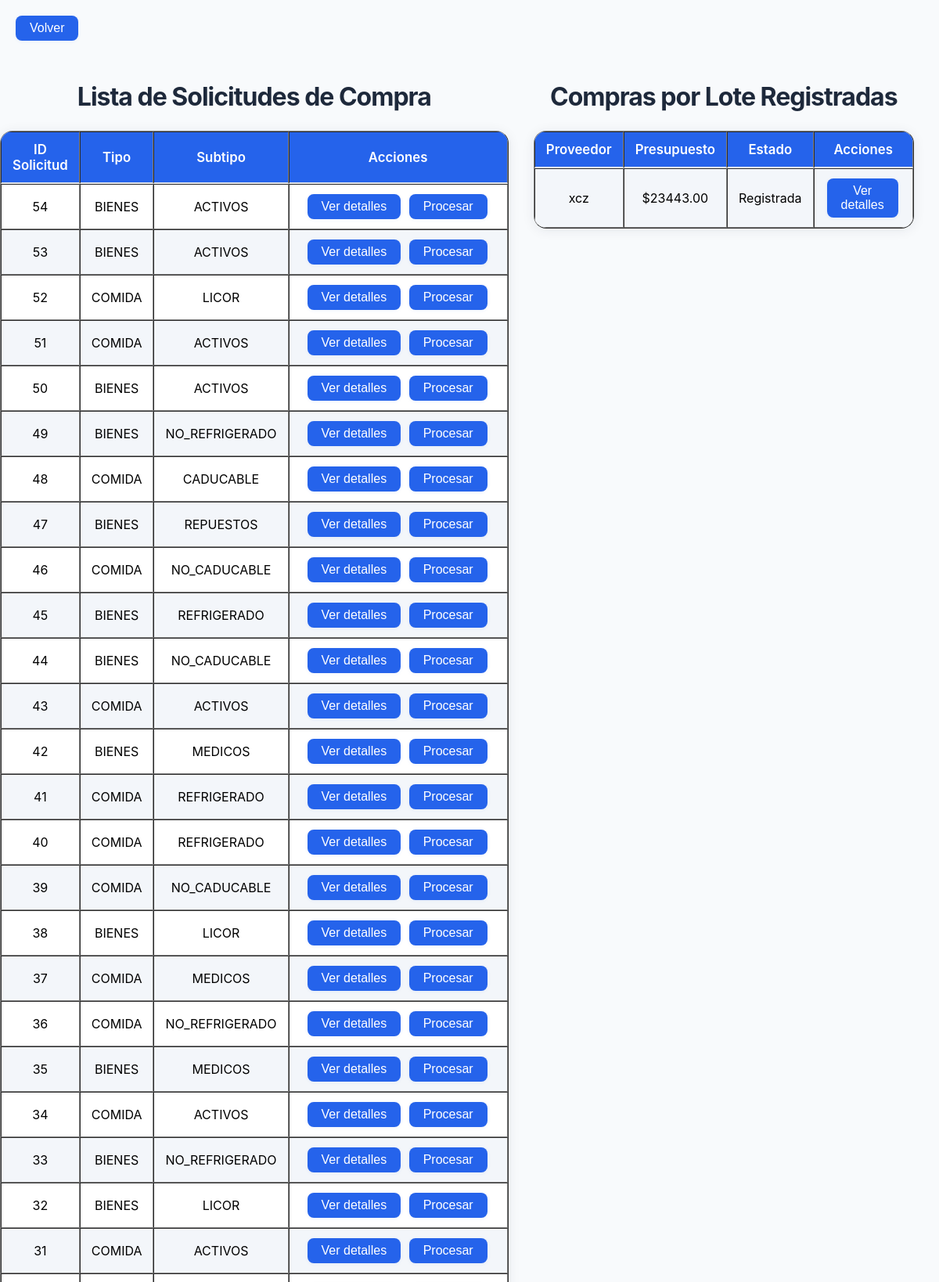
/solicitudes/ (upper part), run on the app's committed database.
### compras/models.py (models this page shows)
class SolicitudSubtipo(models.Model):
    id = models.AutoField(primary_key=True)
    tipo = models.CharField(max_length=50)
    subtipo = models.CharField(max_length=50)
    procesada = models.BooleanField(default=False)

class CompraLote(models.Model):
    ESTADO_CHOICES = [
        ('registrada', 'Registrada'),
        ('espera_revision', 'En espera por revisión'),
        ('exitosa', 'Exitosa'),
        ('defectuosa', 'Defectuosa'),
        ('cancelada', 'Cancelada'),
    ]
    empresa_nombre = models.CharField(max_length=100)
    empresa_contacto = models.CharField(max_length=100)
    empresa_ubicacion = models.CharField(max_length=100)
    proveedor = models.ForeignKey('Proveedores', on_delete=models.PROTECT)
    puerto_entrega = models.CharField(max_length=100)
    notas_compra = models.TextField(blank=True)
    presupuesto_lote = models.DecimalField(max_digits=15, decimal_places=2)
    estado = models.CharField(max_length=20, choices=ESTADO_CHOICES, default='registrada')
    fecha = models.DateTimeField(auto_now_add=True)
    solicitud = models.ForeignKey('SolicitudSubtipo', null=True, blank=True, on_delete=models.SET_NULL, related_name='lotes')

class Proveedores(models.Model):
    paises= [
    ]
    TIPO_CHOICES = [
        ('COMIDA', 'Comida'),
        ('BIENES', 'Bienes'),
    ]
    SUBTIPO_CHOICES = [
        ('CADUCABLE', 'Caducable'),
        ('NO_CADUCABLE', 'No caducable'),
        ('REFRIGERADO', 'Refrigerado'),
        ('NO_REFRIGERADO', 'No refrigerado'),
        ('BEBIDA', 'Bebida'),
        ('LICOR', 'Licor'),
        ('REPUESTOS', 'Repuestos'),
        ('LIMPIEZA', 'Materiales de limpieza'),
        ('MEDICOS', 'Materiales médicos'),
        ('ACTIVOS', 'Bienes activos'),
    ]
    name = models.CharField(max_length=100)
    service_or_product = models.CharField(max_length=100)
    categorie = models.CharField(max_length=100)
    contact = models.CharField(max_length=100)
    countries = models.ManyToManyField(Paises)
    sucursal = models.CharField(max_length=100)
    tipo = models.CharField(max_length=20, choices=TIPO_CHOICES, default='BIENES')
    subtipo = models.CharField(max_length=20, choices=SUBTIPO_CHOICES, blank=True, null=True)

### compras/views.py (the view, shortened to what this page needs)
# urls.py: path('solicitudes/', lista_solicitudes_view, name='lista_solicitudes'),
def lista_solicitudes_view(request):
    from .models import CompraLote
    solicitudes = SolicitudSubtipo.objects.filter(procesada=False).order_by('-id')
    compras_lote = CompraLote.objects.exclude(estado__in=['exitosa', 'defectuosa', 'cancelada']).order_by('-fecha')
    return render(request, 'lista_solicitudes.html', {'solicitudes': solicitudes, 'compras_lote': compras_lote})

### compras/templates/lista_solicitudes.html (shortened to what this page needs)
{% load static %}
<!DOCTYPE html>
<html lang="es">
<head>
    <link rel="stylesheet" href="{% static 'styles/styles_compras.css' %}">
    <link rel="stylesheet" href="{% static 'styles/lista_solicitudes.css' %}">
</head>
<body>
    <a href="{% url 'dashboard' %}"><button class="volver">Volver</button></a>
    <div style="display: flex; flex-direction: row; justify-content: space-around;">
        <div class="solicitudes">
            <h2>Lista de Solicitudes de Compra</h2>
            <table border="1">
                <thead>
                    <tr>
                        <th>ID Solicitud</th>
                        <th>Tipo</th>
                        <th>Subtipo</th>
                        <th style="min-width: 250px;">Acciones</th>
                    </tr>
                </thead>
                <tbody>
                    {% for solicitud in solicitudes %}
                    <tr>
                        <td>{{ solicitud.id }}</td>
                        <td>{{ solicitud.tipo }}</td>
                        <td>{{ solicitud.subtipo }}</td>
                        <td>
                            <a href="{% url 'detalle_solicitud' solicitud.id %}"><button>Ver detalles</button></a>
                            <a href="{% url 'procesar_materiales_solicitud' solicitud.id %}"><button {% if solicitud.procesada %}disabled{% endif %}>Procesar</button></a>
                        </td>
                    </tr>
                    {% empty %}
                    <tr><td colspan="5">No hay solicitudes registradas.</td></tr>
                    {% endfor %}
                </tbody>
            </table>
        </div>
        <div class="compras">
            <h2>Compras por Lote Registradas</h2>
            <table border="1">
                <tr>
                    <th>Proveedor</th>
                    <th>Presupuesto</th>
                    <th>Estado</th>
                    <th>Acciones</th>
                </tr>
                {% for compra in compras_lote %}
                <tr>
                    <td>{{ compra.proveedor.name }}</td>
                    <td>${{ compra.presupuesto_lote }}</td>
                    <td>
                        {{ compra.get_estado_display }}
                    </td>
                    <td>
                        <a href="{% url 'detalle_compra_lote' compra.id %}"><button>Ver detalles</button></a>
                    </td>
                </tr>
                {% empty %}
                <tr><td colspan="5">No hay compras registradas.</td></tr>
                {% endfor %}
            </table>
        </div>
    </div>
</body>
</html>

### compras/static/styles/styles_compras.css (style rules this page uses)
body { font-family: 'Inter', 'Segoe UI', Tahoma, Geneva, Verdana, sans-serif; margin: 0; padding: 0; background: #f8fafc; min-height: 100vh; }

### compras/static/styles/lista_solicitudes.css (style rules this page uses)
.volver { margin: 20px; }
.compras, .solicitudes { flex: 1; }
body { background: #f8fafc; font-family: 'Inter', 'Segoe UI', Tahoma, Geneva, Verdana, sans-serif; margin: 0; padding: 0; }
h2 { margin-top: 32px; margin-bottom: 24px; color: #1e293b; font-size: 2rem; font-weight: 700; letter-spacing: -1px; text-align: center; }
table { width: 80%; margin: 0 auto; border-collapse: separate; border-spacing: 0; background: #fff; border-radius: 16px; box-shadow: 0 2px 16px rgba(30,41,59,0.08); overflow: hidden; }
th, td { padding: 12px 14px; text-align: center; }
th { background: #2563eb; color: #fff; font-weight: 600; font-size: 1.05rem; border-bottom: 2px solid #e5e7eb; }
tr:nth-child(even) td { background: #f3f6fa; }
button { background: #2563eb; color: #fff; border: none; border-radius: 8px; padding: 7px 18px; font-size: 1rem; font-weight: 500; cursor: pointer; margin: 0 2px; transition: background 0.2s, box-shadow 0.2s; box-shadow: 0 1px 4px rgba(37,99,235,0.08); }
a button { margin-right: 4px; }
a { text-decoration: none; }

### data on the page
SolicitudSubtipo: id "54", tipo "BIENES", subtipo "ACTIVOS"
SolicitudSubtipo: id "53", tipo "BIENES", subtipo "ACTIVOS"
SolicitudSubtipo: id "52", tipo "COMIDA", subtipo "LICOR"
SolicitudSubtipo: id "51", tipo "COMIDA", subtipo "ACTIVOS"
SolicitudSubtipo: id "50", tipo "BIENES", subtipo "ACTIVOS"
SolicitudSubtipo: id "49", tipo "BIENES", subtipo "NO_REFRIGERADO"
SolicitudSubtipo: id "48", tipo "COMIDA", subtipo "CADUCABLE"
SolicitudSubtipo: id "47", tipo "BIENES", subtipo "REPUESTOS"
SolicitudSubtipo: id "46", tipo "COMIDA", subtipo "NO_CADUCABLE"
SolicitudSubtipo: id "45", tipo "BIENES", subtipo "REFRIGERADO"
SolicitudSubtipo: id "44", tipo "BIENES", subtipo "NO_CADUCABLE"
SolicitudSubtipo: id "43", tipo "COMIDA", subtipo "ACTIVOS"
SolicitudSubtipo: id "42", tipo "BIENES", subtipo "MEDICOS"
SolicitudSubtipo: id "41", tipo "COMIDA", subtipo "REFRIGERADO"
SolicitudSubtipo: id "40", tipo "COMIDA", subtipo "REFRIGERADO"
SolicitudSubtipo: id "39", tipo "COMIDA", subtipo "NO_CADUCABLE"
SolicitudSubtipo: id "38", tipo "BIENES", subtipo "LICOR"
SolicitudSubtipo: id "37", tipo "COMIDA", subtipo "MEDICOS"
SolicitudSubtipo: id "36", tipo "COMIDA", subtipo "NO_REFRIGERADO"
SolicitudSubtipo: id "35", tipo "BIENES", subtipo "MEDICOS"
SolicitudSubtipo: id "34", tipo "COMIDA", subtipo "ACTIVOS"
SolicitudSubtipo: id "33", tipo "BIENES", subtipo "NO_REFRIGERADO"
SolicitudSubtipo: id "32", tipo "BIENES", subtipo "LICOR"
SolicitudSubtipo: id "31", tipo "COMIDA", subtipo "ACTIVOS"
CompraLote: proveedor.name "xcz", presupuesto_lote "23443.00", estado "Registrada"
